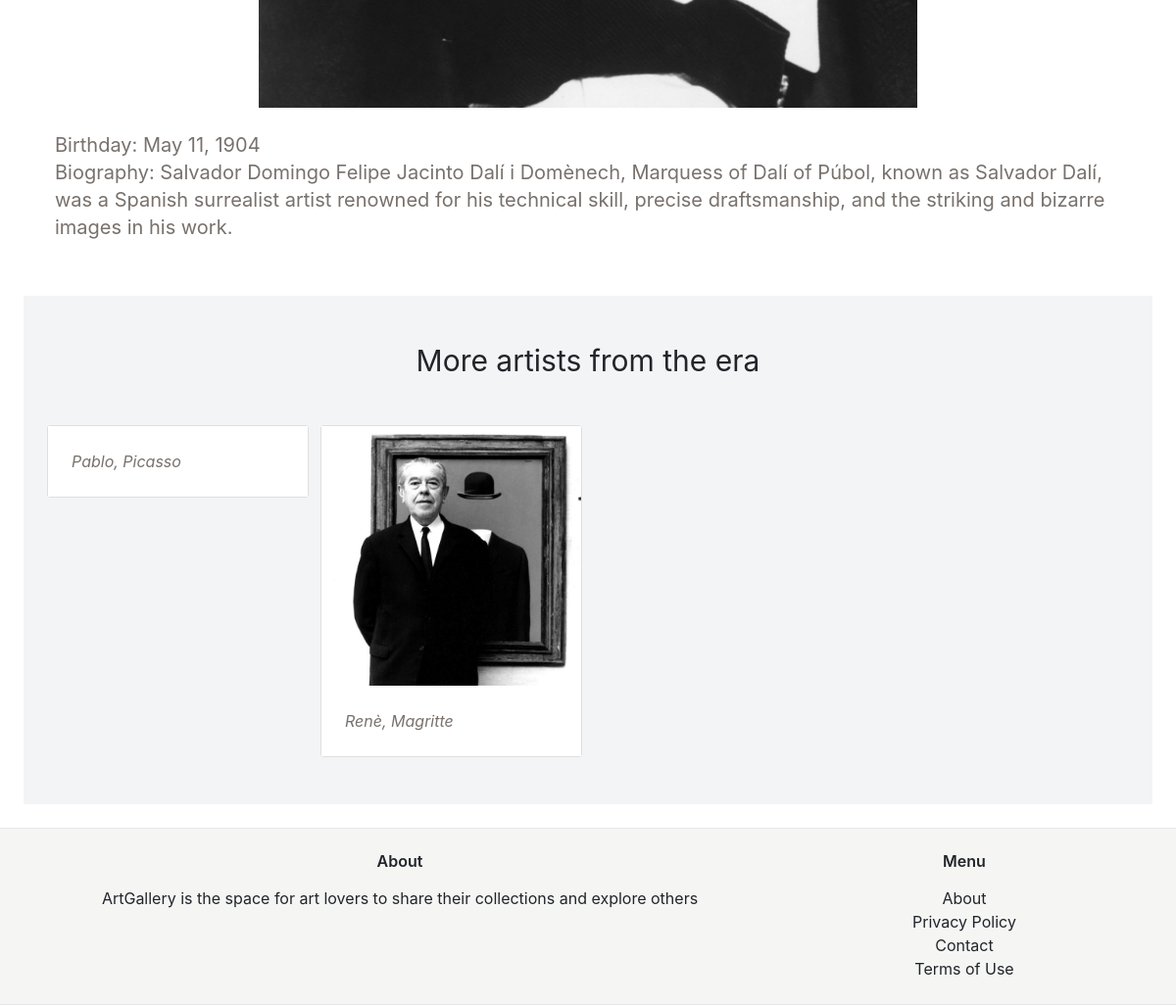
Before: /artwork/artist/3 (lower part) with the older database file.
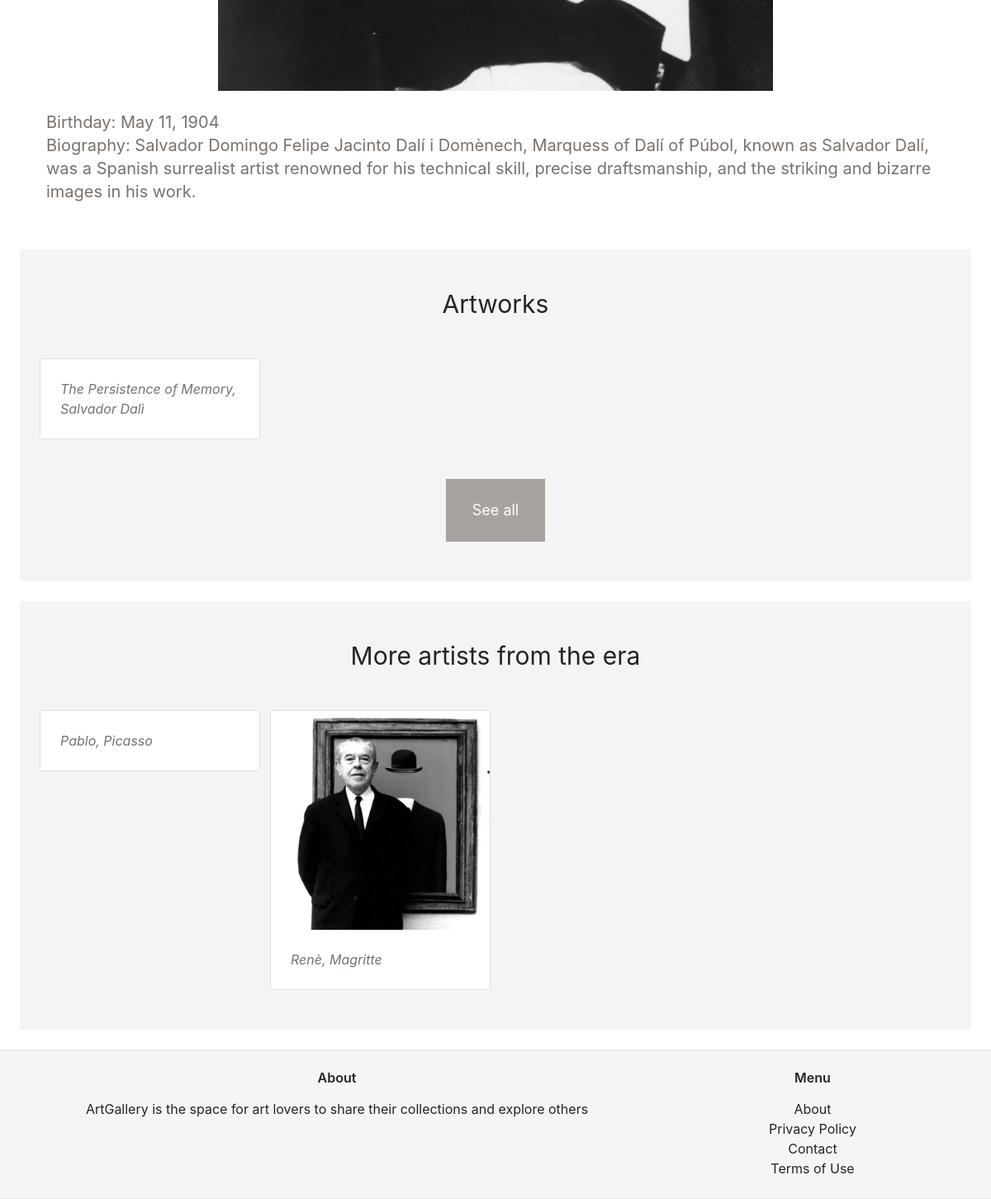
After: the same page with the newer database file.
### artwork/models.py (models this page shows, shortened)
class Artist(models.Model):
    name = models.CharField(max_length=255)
    surname = models.CharField(max_length=255)
    bio = models.TextField(blank=True)
    date_of_birth = models.DateField()
    photo = models.ImageField(upload_to='artists/', blank=True)
    def __str__(self):
        return self.name + ' ' + self.surname

class Artwork(models.Model):
    artist = models.ForeignKey(Artist, on_delete=models.CASCADE)
    genre = models.ForeignKey(Genre, on_delete=models.CASCADE, blank=True, null=True)
    title = models.CharField(max_length=255)
    description = models.TextField(blank=True)
    year = models.IntegerField(validators=[MaxValueValidator(2050)])
    photo = models.ImageField(upload_to='artworks/', blank=True)
    owner = models.ForeignKey(settings.AUTH_USER_MODEL, on_delete=models.CASCADE, )
    collection = models.ForeignKey(Collection, on_delete=models.SET_NULL, blank=True, null=True)

### artwork/views.py (the view)
# urls.py: path('artist/<int:pk>', views.artist, name = 'artist'),
def artist(request, pk):
    artist = get_object_or_404(Artist, pk=pk)
    artworks = Artwork.objects.filter(artist=artist) [0:8]
    birth_year = artist.date_of_birth.year
    start_date = date(birth_year - 50, 1, 1)
    end_date = date(birth_year + 50, 12, 31)
    related = Artist.objects.filter(
        date_of_birth__range=(start_date, end_date)
    ).exclude(pk=pk)[0:4]
    return render(request, 'artwork/artist.html', {
        'artist': artist,
        'related': related,
        'artworks': artworks
    })

### artwork/templates/artwork/artist.html (shortened to what this page needs)
{% extends 'core/base.html' %}
{% block content %}
<div class="p-2">
  <div class="flex justify-center">
    {% if artist.photo %}
    <img src="{{ artist.photo.url }}" alt="" class="max-w-2xl">
    {% else %}
    <p>No photo available</p>
    {% endif %}
  </div>
  <div class="p-6 bg-white">
    <h3 class="text-xl text-stone-500">Birthday: {{ artist.date_of_birth }} </h3>
    <h3 class="text-xl text-stone-500">Biography: {{ artist.bio }} </h3>
  </div>
</div>
{% if artworks %}
  <div class="mt-6 px-6 py-12 bg-gray-100">
    <h1 class="mb-12 text-3xl text-center">Artworks</h1>
    <div class="grid grid-cols-4 gap-3 justify-center">
      {% for artwork in artworks %}
      <div>
        <a href="{% url 'artwork:detail' artwork.id %}" class="">
          <div class="card" style="">
            <div class="card-body p-6 bg-white">
              <p class="card-text italic text-stone-500">{{ artwork.title }}, {{ artwork.artist }} </p>
            </div>
          </div>
        </a>
      </div>
      {% endfor %}
    </div>
    <div class="flex justify-center mt-12">
      <a href="{% url 'artwork:artworks_by_artist' artist.id %}" class="py-4 px-8 text-lg bg-stone-400 text-white hover:bg-stone-500">See all</a>
    </div>
  </div>
{% endif %}
{% if related %}
<div class="mt-6 px-6 py-12 bg-gray-100">
  <h1 class="mb-12 text-3xl text-center">More artists from the era</h1>
  <div class="grid grid-cols-4 gap-3 justify-center">
    {% for artist in related %}
    <div>
      <a href="{% url 'artwork:artist' artist.id %}" class="">
        <div class="card" style="">
          {% if artist.photo %}
          <img src="{{ artist.photo.url }}" alt="">
          {% else %}
          <p>No photo available</p>
          {% endif %}
          <div class="card-body p-6 bg-white">
            <p class="card-text italic text-stone-500">{{ artist.name }}, {{ artist.surname }} </p>
          </div>
        </div>
      </a>
    </div>
    {% endfor %}
  </div>
  </div>
  {% endif %}
  {% endblock %}

Changed rows visible on the page:
added Artwork: title "The Persistence of Memory", artist "Salvador Dalì"
Other visible differences:
text now shown: "Artworks See all"
